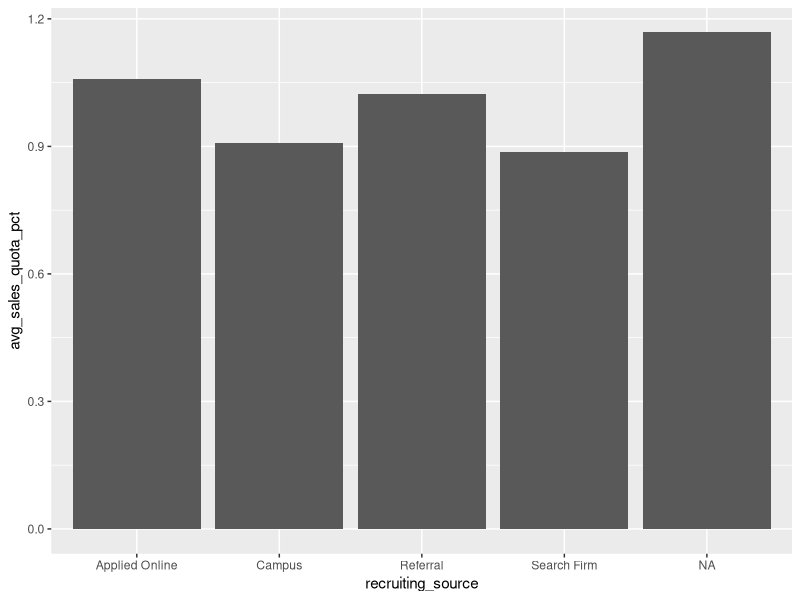
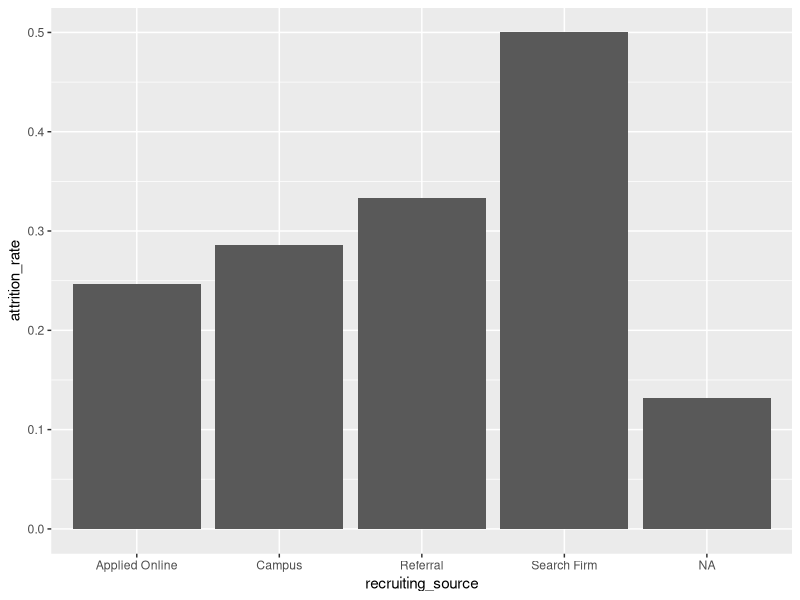
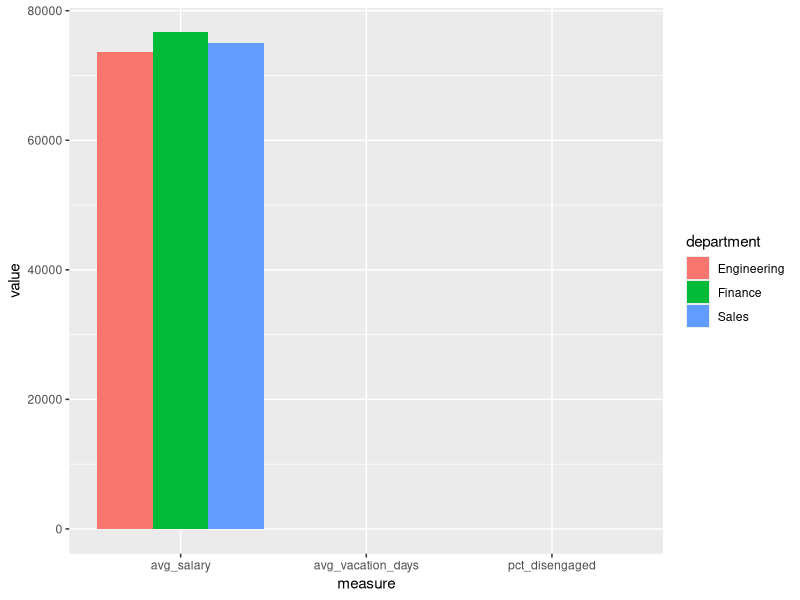
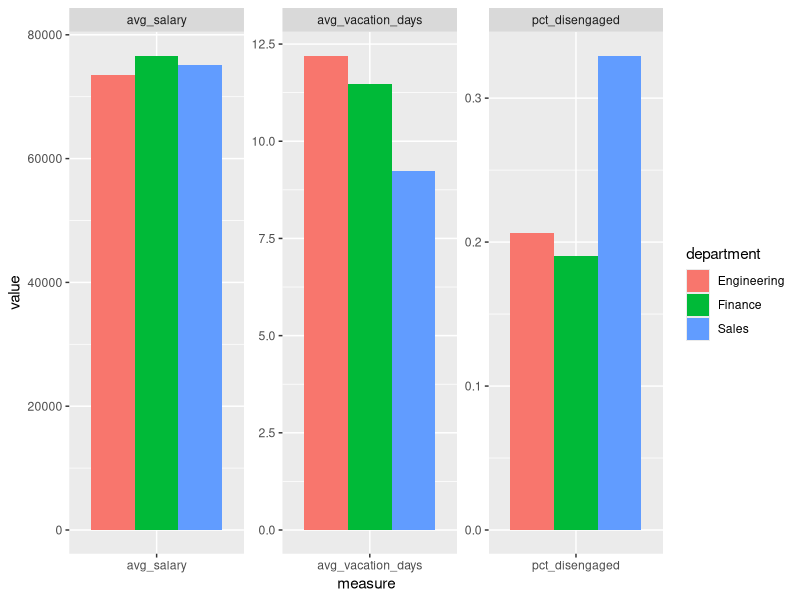
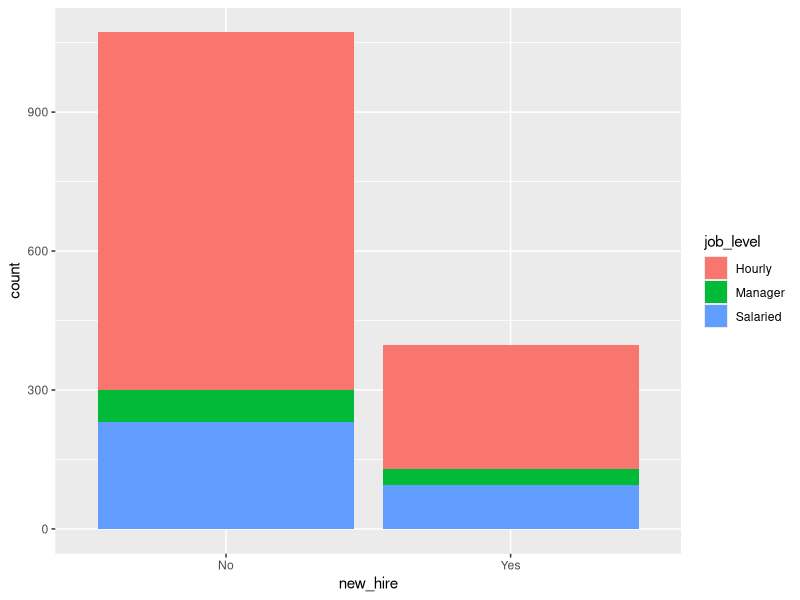
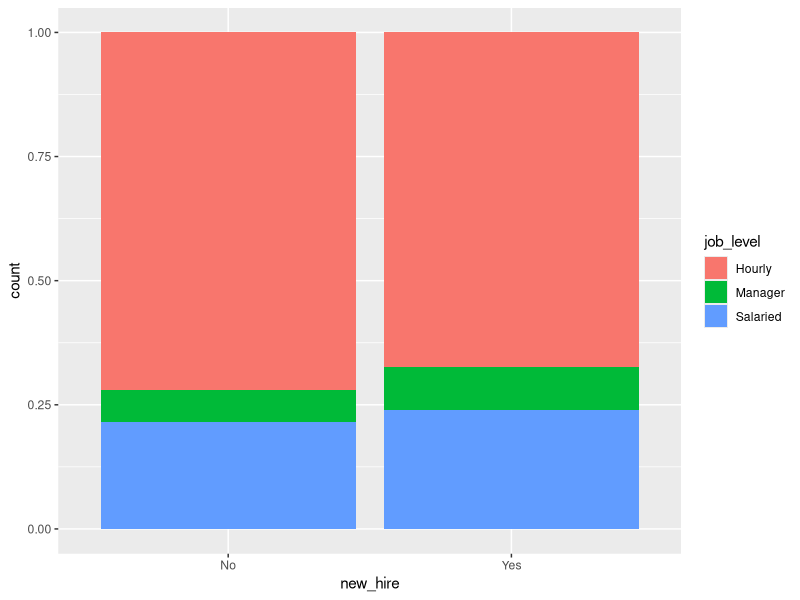
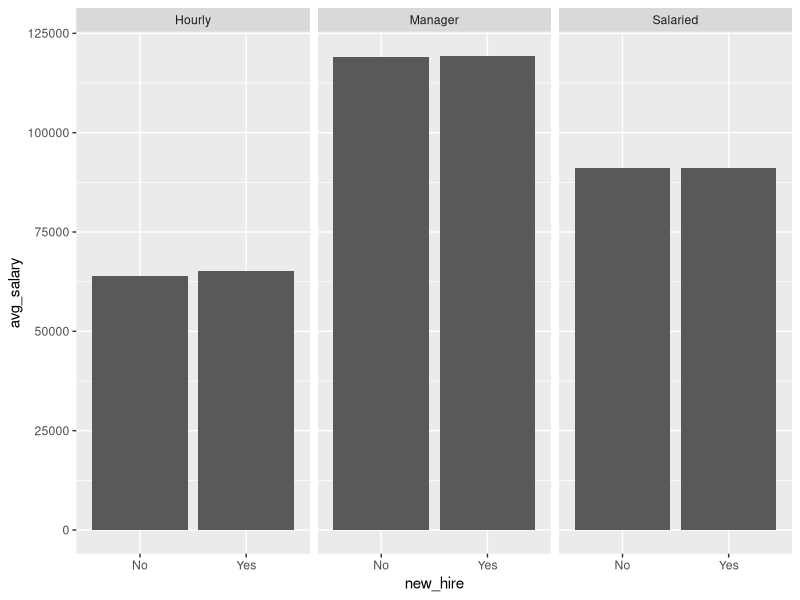
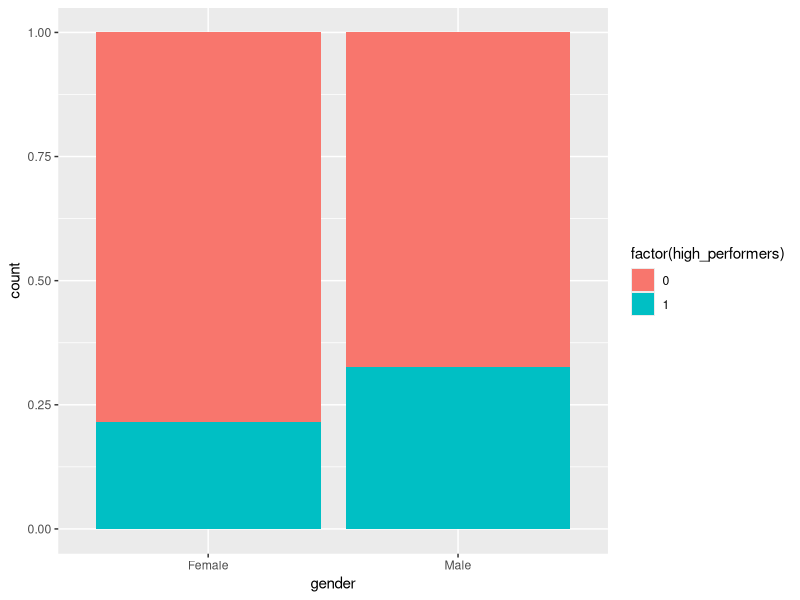

Write R code to recreate these figures, in order. (Note: this script raises an error after producing the figures.)
library(readr)
library(dplyr)
library(ggplot2)
library(tidyr)
library(broom)

# Import the recruitment data
(recruitment <- read_csv('recruitment_data.csv'))

# Get an overview of the recruitment data
summary(recruitment)

recruitment %>%
  count(recruiting_source)

names(recruitment)

# Find the average sales quota attainment for each recruiting source
avg_sales <- recruitment %>%
  group_by(recruiting_source) %>%
  summarise(avg_sales_quota_pct  = mean(sales_quota_pct)) %>%
  arrange(desc(avg_sales_quota_pct))

# Plot the bar chart
avg_sales %>%
  ggplot(aes(x = recruiting_source, y = avg_sales_quota_pct)) +
  geom_col()


# Find the average attrition for each recruiting source, sorted from lowest attrition rate to highest
avg_attrition <- recruitment %>%
  group_by(recruiting_source) %>%
  summarize(attrition_rate = mean(attrition)) %>%
  arrange(desc(attrition_rate))

# Plot the bar chart
avg_attrition %>%
  ggplot(aes(x = recruiting_source, y = attrition_rate)) +
  geom_col()

# Find the hiring source that produces hires with best performance ratings
recruitment %>%
  group_by(recruiting_source) %>%
  summarise(highest_performance = max(performance_rating)) %>%
  arrange(desc(highest_performance))

# What is Driving Low Employee Engagement?
# Import the data
(survey <- read_csv('survey_data.csv'))

# Get an overview of the data
summary(survey)

# Examine the counts of the department variable
survey %>%
  count(department)

# Which departments have the lowest engagement scores?
survey %>%
  group_by(department) %>%
  summarise(avg_engagement = mean(engagement)) %>%
  arrange(avg_engagement)
# Create the disengaged variable and assign the result to survey
survey <- survey %>%
  mutate(disengaged = ifelse(engagement <= 2, 1, 0))
survey

# Summarize the three variables by department
survey_summary <- survey %>%
  group_by(department) %>%
  summarize(pct_disengaged = mean(disengaged),
            avg_salary = mean(salary),
            avg_vacation_days = mean(vacation_days_taken))

# Gather data for plotting
survey_gathered <- survey_summary %>%
  gather(key = 'measure', value = 'value', 2:4)

survey_gathered

# Create three bar charts
survey_gathered %>%
  ggplot(aes(x = measure, y = value, fill = department)) +
  geom_col(position = 'dodge')

# Create three faceted bar charts
survey_gathered %>%
  ggplot(aes(x = measure, y = value, fill = department)) +
  geom_col(position = 'dodge') +
  facet_wrap(~ measure, scales = 'free')

# Add the in_sales variable
survey <- survey %>%
  mutate(in_sales = ifelse(department == 'Sales', 'Sales', 'Other'))

survey

# Test the hypothesis using survey_sales
chisq.test(survey$in_sales, survey$disengaged)

# Test the hypothesis using the survey_sales data
t.test(vacation_days_taken ~ in_sales, data = survey)

# Are new hires getting paid too much?
(pay <- read_csv('fair_pay.csv'))


# Check average salary of new hires and non-new hires
pay %>%
  group_by(new_hire) %>%
  summarize(avg_salary = mean(salary))

# Perform the correct statistical test
t.test(salary ~ new_hire, data = pay) %>%
  tidy()

# Create a stacked bar chart
pay %>%
  ggplot(aes(x = new_hire, fill = job_level)) +
  geom_bar()

# Create a 100% filled stacked bar chart
pay %>%
  ggplot(aes(x = new_hire, fill = job_level)) +
  geom_bar(position = 'fill')

# Calculate the average salary for each group of interest
pay %>%
  group_by(new_hire, job_level) %>%
  summarize(avg_salary = mean(salary)) %>%
  ggplot(aes(x = new_hire, y = avg_salary)) +
  geom_col() +
  facet_wrap(~ job_level)

# Filter the data to include only hourly employees  
pay_filter <- pay %>%
  filter(job_level == 'Hourly')

t.test(salary ~ new_hire, data = pay_filter) %>%
  tidy()

# Run the simple regression

model_simple <- lm(salary ~ new_hire, data = pay)

# Display the summary of model_simple

model_simple %>%
  summary()

# Display a tidy summary
model_simple %>%
  tidy()

# Run the multiple regression
model_multiple <- lm(salary ~ new_hire + job_level, data = pay)

# Display the summary of model_multiple
model_multiple %>%
  summary()

# Display a tidy summary
model_multiple %>%
  tidy()

# Run the multiple regression taking into account departments
model_multiple <- lm(salary ~ new_hire + department, data = pay)

# Display a tidy summary
model_multiple %>%
  tidy()

# Are performance ratings being given consistently?
hr_data <- read_csv('hr_data.csv')

head(hr_data)

performance_data <- read_csv('performance_data.csv')
head(performance_data)

# Join the two tables
joined_data <- left_join(hr_data, performance_data, by = 'employee_id')

head(joined_data)

joined_data %>%
  group_by(gender) %>%
  summarise(avg_rating = mean(rating))

# Add the high_performer column
performance <- joined_data %>%
  mutate(high_performers = ifelse(rating >= 4, 1, 0))

performance

performance %>%
  group_by(gender) %>%
  summarise(avg = mean(high_performers))

chisq.test(performance$gender, performance$high_performers)


# Do the same test, and tidy the output
chisq.test(performance$gender, performance$high_performers) %>%
  tidy()

# Visualize the distribution of high_performer by gender
performance %>%
  ggplot(aes(x = gender, fill = factor(high_performers))) +
  geom_bar(position = 'fill')

# Visualize the distribution of all ratings by gender
performance %>%
  ggplot(aes(x = gender, fill = factor(rating))) +
  geom_bar(position = 'fill')

performance %>%
  ggplot(aes(x = gender, fill = job_level)) +
  geom_bar(position = 'fill')

# Test whether men and women have different job level distributions
chisq.test(performance$gender, performance$job_level)

# Visualize the distribution of high_performer by gender, faceted by job level
performance %>%
  ggplot(aes(x = gender, fill = factor(high_performers))) +
  geom_bar(position = 'fill') + 
  facet_wrap(~ job_level)

join_data2 <- left_join(performance, pay, by = 'employee_id')
head(join_data2)


join_data2 %>%
  ggplot(aes(x = salary, y = high_performers)) +
  geom_point() 

join_data2 %>%
  ggplot(aes(x = salary, y = high_performers)) +
  geom_point() +
  geom_smooth(method = 'lm', se = FALSE) +
  geom_smooth(method = 'glm', se = FALSE, 
              color = 'red',
              method.args = list(family = 'binomial'))

# Run a simple logistic regression
logistic_simple <- glm(high_performers ~ gender, 
                       family = 'binomial', data = performance)

logistic_simple %>%
  tidy()

# Run a multiple logistic regression

logistic_multiple  <- glm(high_performers ~ gender + job_level,
                          family = 'binomial',
                          data = performance)

logistic_multiple %>%
  tidy()


# Import the data 
(hr_data <- read_csv('hr_2.csv'))
(accident_data <- read_csv('accident_data.csv'))


hr_joined <- left_join(hr_data, accident_data, 
                       by = c('employee_id', 'year'))


hr_joined <- hr_joined %>%
  mutate(had_accident = ifelse(is.na(accident_type), 0, 1))

head(hr_joined)

hr_joined <- left_join(hr_data, accident_data, 
                       by = c('employee_id', 'year')) %>%
  mutate(had_accident = ifelse(is.na(accident_type), 0, 1))


# Find accident rate for each year
hr_joined %>%
  group_by(year) %>%
  summarise(accident_rate = mean(had_accident))

# Test difference in accident rate between years
chisq.test(hr_joined$year, hr_joined$had_accident) %>%
  tidy()

# Which location had the highest acccident rate?
hr_joined %>% 
  group_by(location) %>%
  summarize(accident_rate = mean(had_accident)) %>%
  arrange(desc(accident_rate))

# Compare annual accident rates by location
accident_rates <- hr_joined %>% 
  group_by(location, year) %>%
  summarize(accident_rate = mean(had_accident)) %>%
  arrange(desc(accident_rate))

accident_rates %>%
  ggplot(aes(x = factor(year), y = accident_rate)) +
  geom_col()+
  facet_wrap(~location)

# Filter out the other locations
southfield <- hr_joined %>%
  filter(location == 'Southfield')


southfield %>%
  group_by(year) %>%
  summarise(average_overtime_hours = mean(overtime_hours))

t.test(overtime_hours ~ year, data = southfield) %>%
  tidy()

# Import the survey data
survey_data <- read_csv('survey_2.csv')

# Create the safety dataset

safety <- left_join(hr_joined, survey_data, by = c("year", "employee_id")) %>%
  mutate(disengaged = ifelse(engagement <= 2, 1, 0)) %>%
  mutate(year = factor(year))

head(safety)  

# Visualize the difference in % disengaged by year in Southfield
southfield %>%
  ggplot(aes(x = year, fill = factor(disengaged))) +
  geom_bar(position = 'fill')

# Test whether one year had significantly more disengaged employees
chisq.test(southfield$year, southfield$disengaged)

# Filter out Southfield
other_locs <- safety %>%
  filter(location != 'Southfield')

# Test whether one year had significantly more overtime hours worked
t.test(overtime_hours ~ year, data = other_locs) %>%
  tidy()

# Test whether one year had significantly more disengaged employees
chisq.test(other_locs$year, other_locs$disengaged)

# Use multiple regression to test the impact of year and disengaged on accident rate in Southfield

regression <- glm(had_accident ~ year + disengaged, family = "binomial", data = southfield) 

# Examine the output
regression %>%
  tidy()
